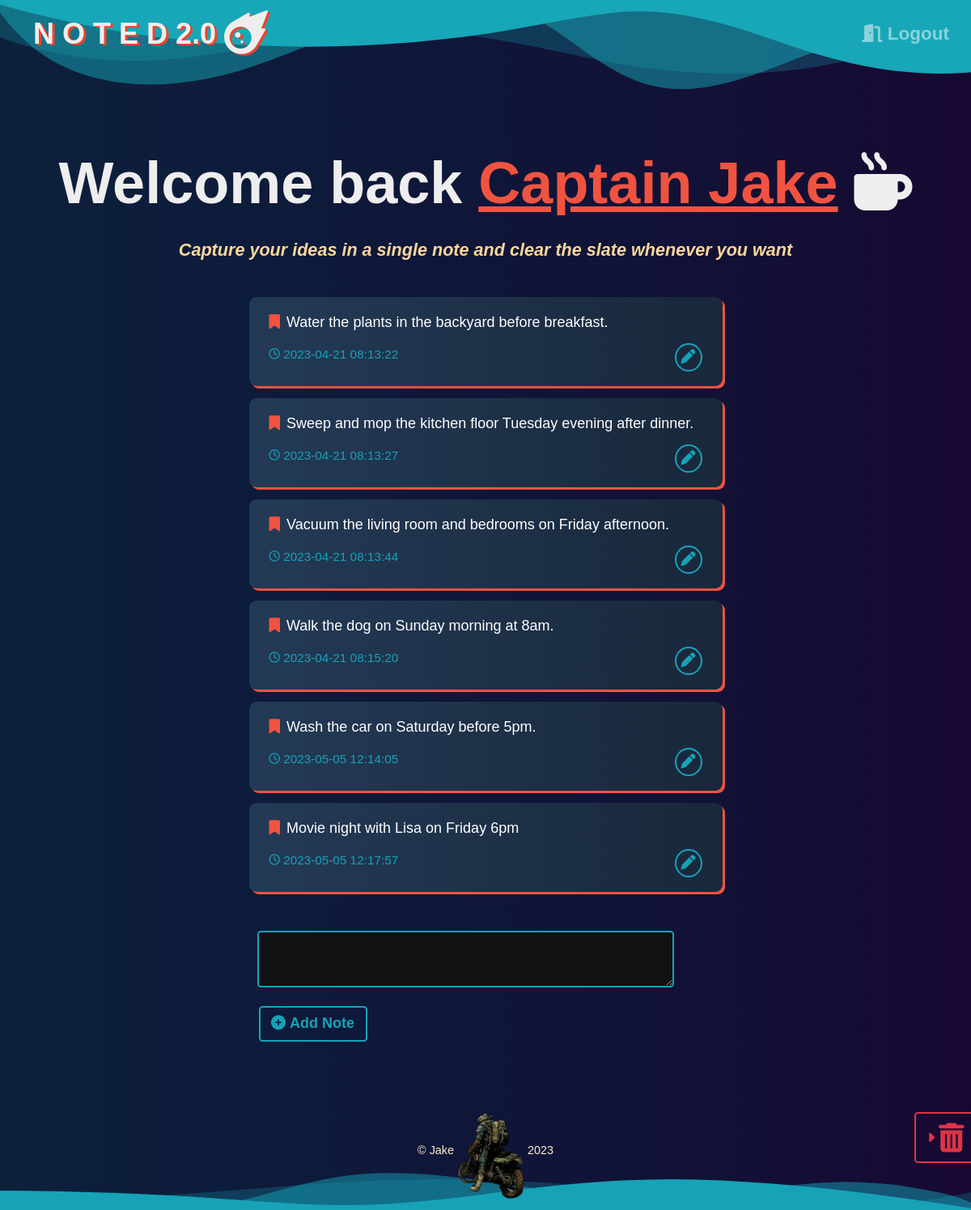
Page / (signed in) on the committed database.
### Website/models.py (models this page shows)
class User(db.Model, UserMixin):
    id = db.Column(db.Integer, primary_key=True)
    email = db.Column(db.String(150), unique=True)
    password = db.Column(db.String(150))
    user_name = db.Column(db.String(150))
    notes = db.relationship('Note')

class Note(db.Model):
    id = db.Column(db.Integer, primary_key=True)
    user_id = db.Column(db.Integer, db.ForeignKey('user.id'))
    note_data = db.Column(db.String(10000))
    date = db.Column(db.DateTime(timezone=True), default=Current_Time)
    def formatted_time(self):
        return self.date.strftime('%Y-%m-%d %H:%M:%S')

### Website/views.py (the view, shortened to what this page needs)
@views.route('/', methods=['GET', 'POST'])
@login_required
def home():
    return render_template("home.html", user=current_user)

### Website/__init__.py (called while the page is built)
def create_app():
    app = Flask(__name__)
    app.config['SECRET_KEY'] = 'FUN AI'
    app.config['SQLALCHEMY_DATABASE_URI'] = f'sqlite:///{DB_NAME}'
    db.init_app(app)
    from .views import views
    from .auth import auth
    app.register_blueprint(views, url_prefix='/')
    app.register_blueprint(auth, url_prefix='/')
    from .models import User, Note
    create_database(app)
    login_manager = LoginManager()
    login_manager.login_view = 'auth.login'
    login_manager.login_message = u"Log In Required"
    login_manager.init_app(app)
    @login_manager.user_loader
    def load_user(id):
        return User.query.get(int(id))
    return app

### Website/Templates/home.html (shortened to what this page needs)
{% extends "base.html" %}
{% block content%}
    <h1 class="page_name_note">Welcome back <span class="user_name">{{ user.user_name }}</span>&nbsp;<i class="fa-solid fa-mug-hot"></i></h1>
    <br>
    <h1 class="page_info">Capture your ideas in a single note and clear the slate whenever you want</h1>
    <div class="notes">
        <ul class="list-group notegroup" id="notes">
            {% for note in user.notes %}
            <li class="list-group-item border-0 notelist">
                {{ note.note_data }}
                <br/>
                <div class="time_edit">
                    <form method="POST" action="/edit">
                        <text class="date" name="note_date">&nbsp;{{ note.formatted_time() }}</text>
                        <button class="btn edit_button"><i class="fa-solid fa-pen"></i></button>
                    </form>
                </div>
            </li>
            {% endfor %}
        </ul>
        <div class="add_note">
            <form method="POST" class="sumbit">
                <div class="add_note_textarea">
                    <textarea name="note" class="input"></textarea>
                </div>
                <div class="submit_note">
                    <button type="submit" class="btn btn-outline-info add_note"><i class="fa-solid fa-circle-plus"></i>&nbsp;Add Note</button>
                </div>
            </form>
        </div>
    </div>
    <div class="bin">
        {% if user.notes %}
        <a name= "bin" class="btn btn-outline-danger toggleDelete" href="/note_bin"><i class="fa-solid fa-caret-right"></i>&nbsp;<i class="fa-solid fa-trash-can fa-2xl bin_icon"></i>&nbsp;&nbsp;&nbsp;&nbsp;&nbsp;</a>
        {% endif %}
    </div>
{% endblock %}

### rows in the picture
User: user_name "Captain Jake"
Note: note_data "Water the plants in the backyard before breakfast.", formatted_time "2023-04-21 08:13:22"
Note: note_data "Sweep and mop the kitchen floor Tuesday evening after dinner.", formatted_time "2023-04-21 08:13:27"
Note: note_data "Vacuum the living room and bedrooms on Friday afternoon.", formatted_time "2023-04-21 08:13:44"
Note: note_data "Walk the dog on Sunday morning at 8am.", formatted_time "2023-04-21 08:15:20"
Note: note_data "Wash the car on Saturday before 5pm.", formatted_time "2023-05-05 12:14:05"
Note: note_data "Movie night with Lisa on Friday 6pm", formatted_time "2023-05-05 12:17:57"
